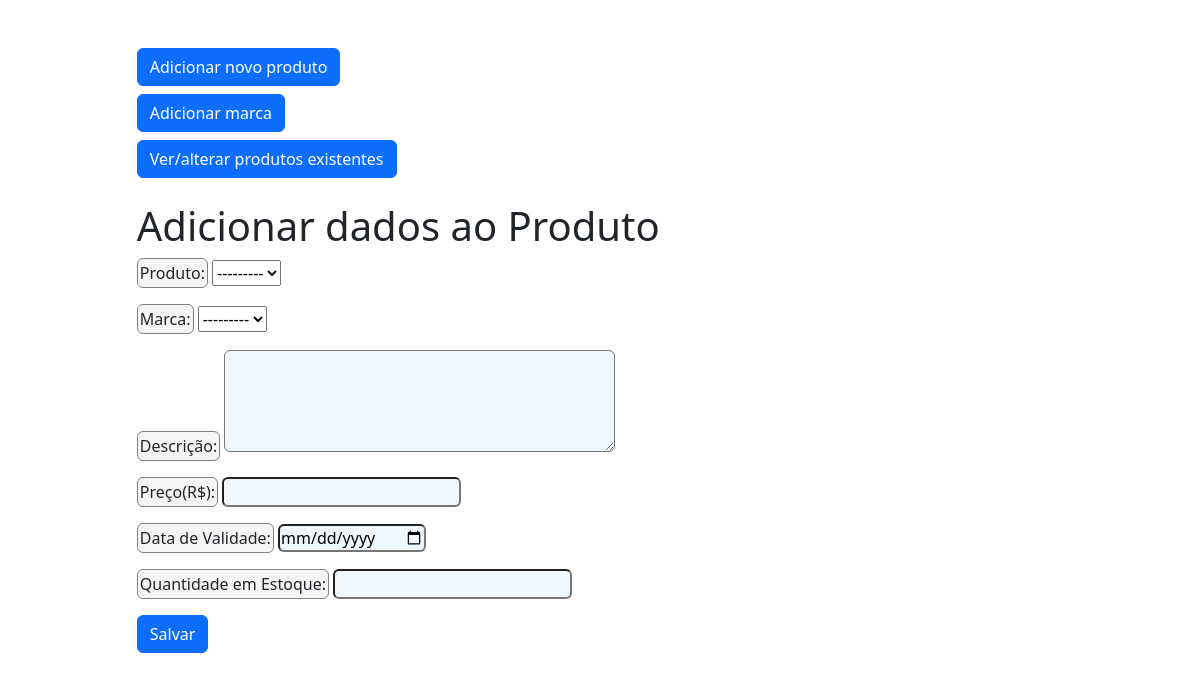
/, run on an earlier commit of the app's database.
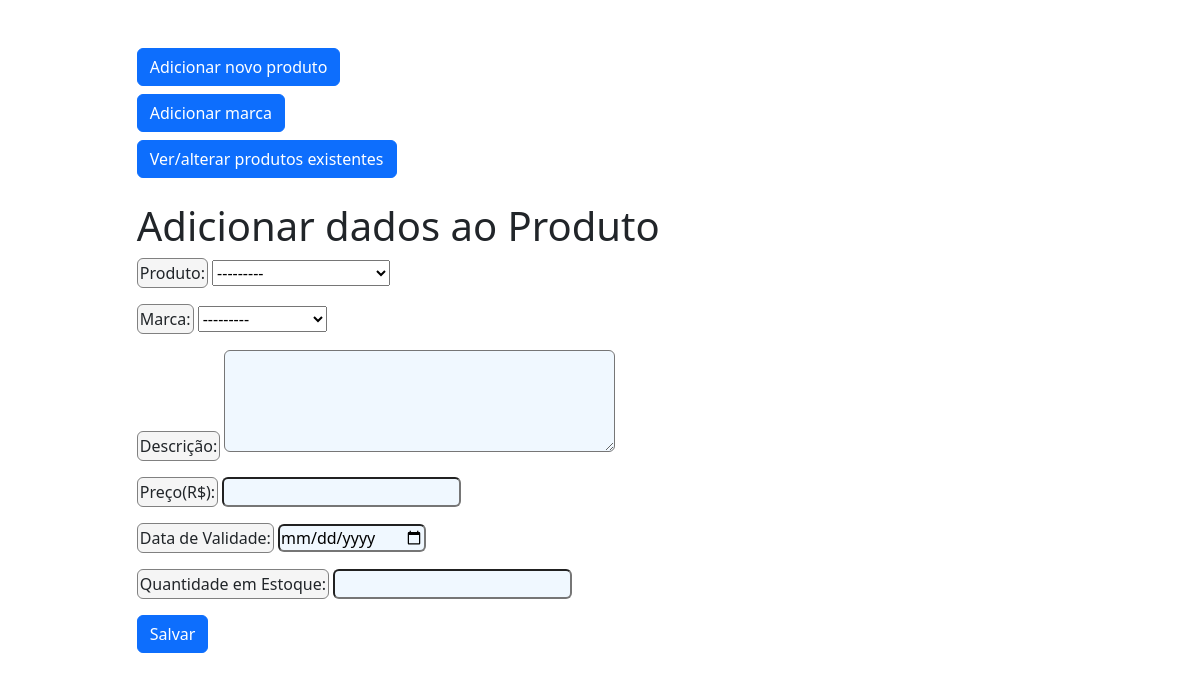
And on a later commit of the database.
### app/models.py (models this page shows)
class Nome(models.Model):
    nome = models.CharField(max_length=100, unique=True)
    def __str__(self):
        return self.nome

class Marca(models.Model):
    marca = models.CharField(max_length=100, unique=True)
    def __str__(self):
        return self.marca

### app/views.py (the view)
# urls.py: path('', views.index, name='index'),
def index(request):
    produto = Produto.objects.all()
    if request.method == 'POST':
        form = ProdutoForm(request.POST)
        if form.is_valid():
            nome_do_produto = form.cleaned_data.get('nome')
            marca_do_produto = form.cleaned_data.get('marca')
            if Produto.objects.filter(nome=nome_do_produto).exists() and Produto.objects.filter(marca=marca_do_produto).exists():
                form.add_error('nome', 'Produto já existe.')
            else:
                form.save()
                return redirect('select_product') # Redirecione depois de salvar
    else:
        form = ProdutoForm()
    context = {
        "form": form,
        'produto': produto,
    }
    return render(request, 'index.html', context)

### app/forms.py
class ProdutoForm(forms.ModelForm):
    class Meta:
        model = Produto
        fields = ['nome', 'marca', 'descricao', 'preco','validade', 'quantidade']
        widgets = {
            'descricao': forms.Textarea(attrs={'rows': 4}),
            'preco': forms.NumberInput(attrs={'step': '0.01'}),
            'validade': forms.DateInput(attrs={'type': 'date'}),
            'quantidade': forms.NumberInput()
        }
        labels = {
            'nome':'Produto:',
            'descricao': 'Descrição:',
            'preco': 'Preço(R$):',
            'validade': 'Data de Validade:',
            'quantidade': 'Quantidade em Estoque:'
        }

### app/templates/index.html (shortened to what this page needs)
{% extends 'base.html' %}
{% block content %}
<div class="container mt-5">
    <a href="{% url 'add_product' %}" class="btn btn-primary">Adicionar novo produto</a>
    <br>
    <a href="{% url 'add_mark' %}" class="btn btn-primary mt-2">Adicionar marca</a>
    <br>
    <a href="{% url 'select_product' %}" class="btn btn-primary mt-2">Ver/alterar produtos existentes</a>
    <br>
    <br>
    <h1>Adicionar dados ao Produto</h1>
    <form method="post">
        {{ form.as_p }}
        <button type="submit" class="btn btn-primary">Salvar</button>
    </form>
    <br>
    <br>
</div>
{% endblock %}

What changed in the data, as far as the page shows it:
added Nome: nome "---------"
added Marca: marca "---------"
Also different on the page:
form field nome: "---------" → (not shown)
form field marca: "---------" → (not shown)
